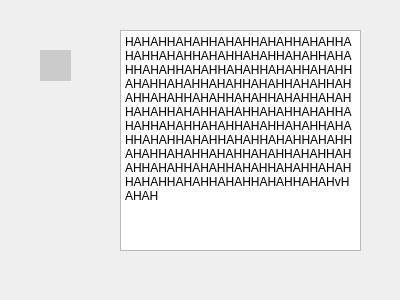
<?xml version="1.0" encoding="UTF-8"?>
<ui version="4.0">
 <class>AddPoint3D</class>
 <widget class="QWidget" name="AddPoint3D">
  <property name="geometry">
   <rect>
    <x>0</x>
    <y>0</y>
    <width>400</width>
    <height>300</height>
   </rect>
  </property>
  <property name="windowTitle">
   <string>Form</string>
  </property>
  <widget class="QLabel" name="label">
   <property name="geometry">
    <rect>
     <x>40</x>
     <y>50</y>
     <width>31</width>
     <height>31</height>
    </rect>
   </property>
   <property name="styleSheet">
    <string notr="true">background-color: rgb(203, 203, 203);</string>
   </property>
   <property name="text">
    <string/>
   </property>
  </widget>
  <widget class="QPlainTextEdit" name="plainTextEdit">
   <property name="geometry">
    <rect>
     <x>120</x>
     <y>30</y>
     <width>241</width>
     <height>221</height>
    </rect>
   </property>
   <property name="plainText">
    <string>HAHAHHAHAHHAHAHHAHAHHAHAHHAHAHHAHAHHAHAHHAHAHHAHAHHAHAHHAHAHHAHAHHAHAHHAHAHHAHAHHAHAHHAHAHHAHAHHAHAHHAHAHHAHAHHAHAHHAHAHHAHAHHAHAHHAHAHHAHAHHAHAHHAHAHHAHAHHAHAHHAHAHHAHAHHAHAHHAHAHHAHAHHAHAHHAHAHHAHAHHAHAHHAHAHHAHAHHAHAHHAHAHHAHAHHAHAHHAHAHHAHAHHAHAHHAHAHHAHAHHAHAHHAHAHHAHAHHAHAHHAHAHHAHAHHAHAHvHAHAH</string>
   </property>
  </widget>
 </widget>
 <resources/>
 <connections/>
</ui>
